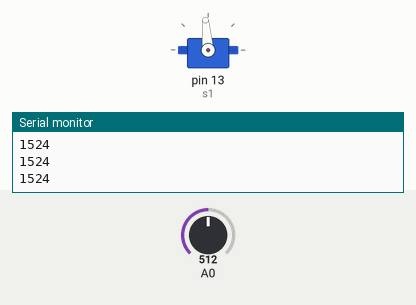
Bench run of a sketch on a simulated Arduino Nano, built with avr-gcc and run on an emulated ATmega328P. Parts: servo, the last lines printed to the serial monitor. The inputs (shaded band) are chosen by the test bench; at power-on: A0 = 512.

Above: at 0.8 s.
0.9 s: A0 set to 716
At 1.3 s:
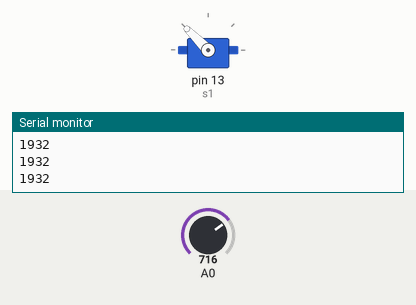
2.4 s: A0 set to 900
At 3.2 s:
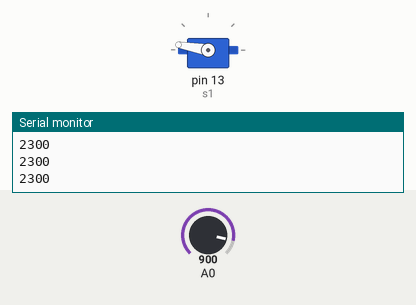
3.9 s: A0 set to 1023
At 4.5 s:
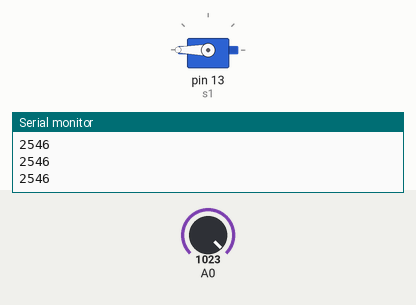
5.4 s: A0 set to 306
At 5.7 s:
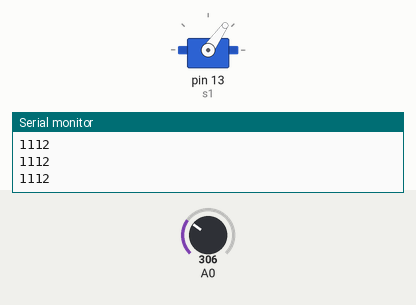
6.9 s: A0 set to 122
At 8.1 s:
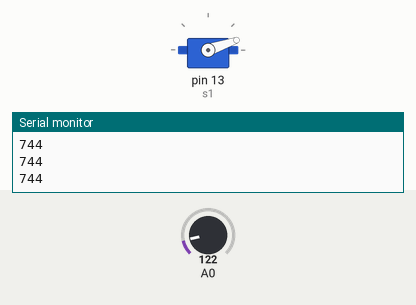
8.4 s: A0 set to 511
At 9.2 s:
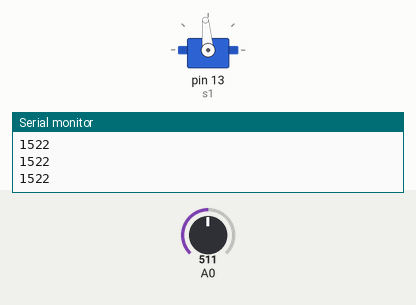
Timing chart, 0 to 10.9 s (numbered marks = the images above; inputs shaded):
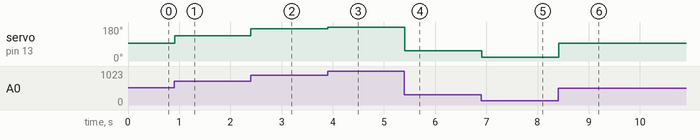

The sketch:

RobotArmTester.ino
```cpp
/*
	NAME:
	ATMega Tester Program for Robot Arm

	DESCRIPTION:
	Used to find the initial values for driving the servos.

	(C) 2016 Jason Li

	COMPATIBILITY:
	Used on Arduino Nano or clones, or ATMega168/328(P).

	PINOUT:
		A0: 0-5V signal representing the angle
		D13: Servo pulse output
*/

#include <Servo.h>

int main() {
	init();
	Serial.begin(9600);
	Servo s1 = Servo();
	s1.attach(13);

	while(1) {
		s1.writeMicroseconds(500+2*analogRead(0));
		Serial.println(500+2*analogRead(0));
		delay(15);
	}
}
```

Measured:
- after the input at 0.9 s, servo on pin 13 (s1): 95° → 135° at once
- after the input at 2.4 s, servo on pin 13 (s1): 135° → 170° at once
- after the input at 3.9 s, servo on pin 13 (s1): 170° → 180° at once
- after the input at 5.4 s, servo on pin 13 (s1): 180° → 55° at once
- after the input at 6.9 s, servo on pin 13 (s1): 55° → 19° at once
- after the input at 8.4 s, servo on pin 13 (s1): 19° → 95° at once
